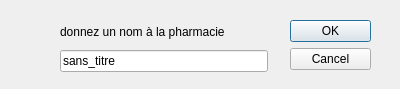
<?xml version="1.0" encoding="UTF-8"?>
<ui version="4.0">
 <class>Dialog_PhName</class>
 <widget class="QDialog" name="Dialog_PhName">
  <property name="geometry">
   <rect>
    <x>0</x>
    <y>0</y>
    <width>400</width>
    <height>89</height>
   </rect>
  </property>
  <property name="windowTitle">
   <string>Dialog</string>
  </property>
  <widget class="QDialogButtonBox" name="buttonBox">
   <property name="geometry">
    <rect>
     <x>290</x>
     <y>20</y>
     <width>81</width>
     <height>241</height>
    </rect>
   </property>
   <property name="orientation">
    <enum>Qt::Vertical</enum>
   </property>
   <property name="standardButtons">
    <set>QDialogButtonBox::Cancel|QDialogButtonBox::Ok</set>
   </property>
  </widget>
  <widget class="QWidget" name="">
   <property name="geometry">
    <rect>
     <x>60</x>
     <y>20</y>
     <width>208</width>
     <height>52</height>
    </rect>
   </property>
   <layout class="QVBoxLayout" name="verticalLayout">
    <item>
     <widget class="QLabel" name="label">
      <property name="text">
       <string>donnez un nom à la pharmacie</string>
      </property>
     </widget>
    </item>
    <item>
     <widget class="QLineEdit" name="lineEdit">
      <property name="text">
       <string>sans_titre</string>
      </property>
     </widget>
    </item>
   </layout>
  </widget>
 </widget>
 <resources/>
 <connections>
  <connection>
   <sender>buttonBox</sender>
   <signal>rejected()</signal>
   <receiver>Dialog_PhName</receiver>
   <slot>reject()</slot>
   <hints>
    <hint type="sourcelabel">
     <x>316</x>
     <y>260</y>
    </hint>
    <hint type="destinationlabel">
     <x>286</x>
     <y>88</y>
    </hint>
   </hints>
  </connection>
  <connection>
   <sender>buttonBox</sender>
   <signal>accepted()</signal>
   <receiver>lineEdit</receiver>
   <slot>copy()</slot>
   <hints>
    <hint type="sourcelabel">
     <x>321</x>
     <y>33</y>
    </hint>
    <hint type="destinationlabel">
     <x>232</x>
     <y>55</y>
    </hint>
   </hints>
  </connection>
 </connections>
</ui>
